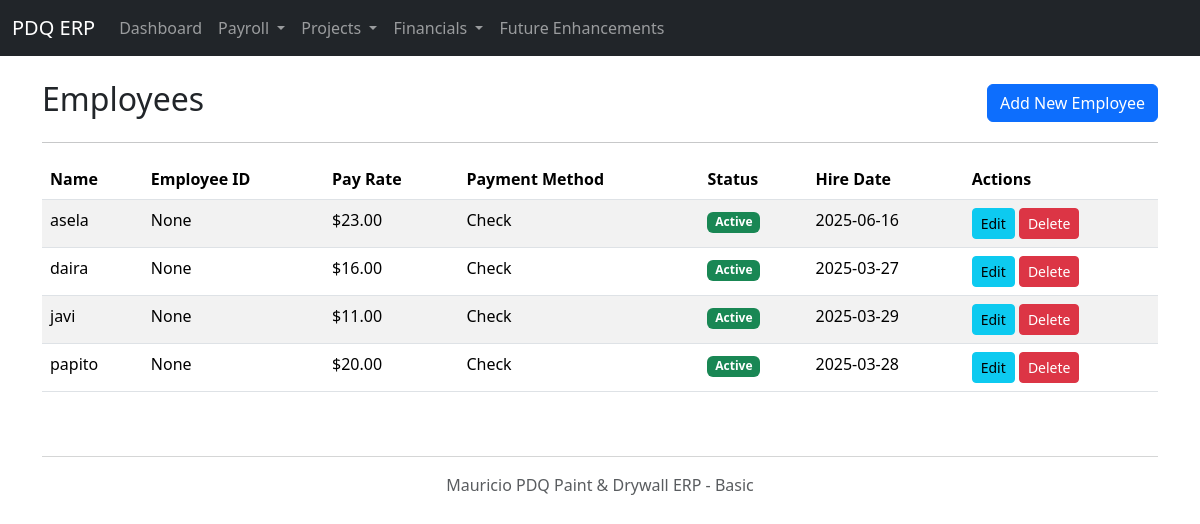
Page /employees on the earlier database version.
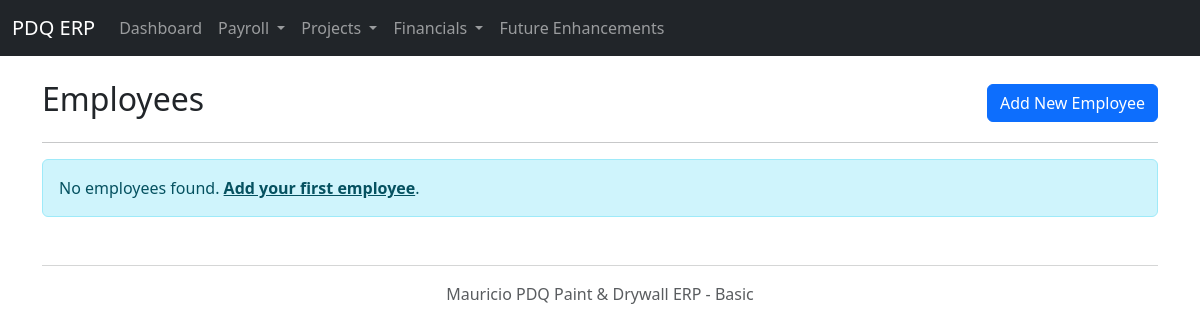
Same page on the later database version.
### models.py (models this page shows, shortened)
class Employee(db.Model):
    id = db.Column(db.Integer, primary_key=True)
    name = db.Column(db.String(100), nullable=False)
    employee_id_str = db.Column(db.String(20), unique=True)
    contact_details = db.Column(db.Text)
    pay_rate = db.Column(db.Float, nullable=False)
    payment_method_preference = db.Column(db.Enum(PaymentMethod))
    is_active = db.Column(db.Boolean, default=True)
    hire_date = db.Column(db.Date)

### app.py (the view)
@app.route('/employees')
def employees():
    all_employees = Employee.query.order_by(Employee.name).all()
    return render_template('employees.html', employees=all_employees)

### templates/employees.html (shortened to what this page needs)
{% extends "layout.html" %}
{% block content %}
<div class="d-flex justify-content-between align-items-center mb-3">
    <h2>Employees</h2>
    <a href="{{ url_for('add_employee') }}" class="btn btn-primary">Add New Employee</a>
</div>
<hr>
{% if employees %}
<div class="table-responsive">
    <table class="table table-striped table-hover">
        <thead>
            <tr>
                <th>Name</th>
                <th>Employee ID</th>
                <th>Pay Rate</th>
                <th>Payment Method</th>
                <th>Status</th>
                <th>Hire Date</th>
                <th>Actions</th>
            </tr>
        </thead>
        <tbody>
            {% for employee in employees %}
            <tr>
                <td>{{ employee.name }}</td>
                <td>{{ employee.employee_id_str }}</td>
                <td>${{ "%.2f"|format(employee.pay_rate) }}</td>
                <td>{{ employee.payment_method_preference.value if employee.payment_method_preference else "Not set" }}</td>
                <td>
                    <span class="badge bg-{{ 'success' if employee.is_active else 'danger' }}">
                        {{ "Active" if employee.is_active else "Inactive" }}
                    </span>
                </td>
                <td>{{ employee.hire_date.strftime('%Y-%m-%d') if employee.hire_date else "Not set" }}</td>
                <td>
                    <a href="{{ url_for('edit_employee', id=employee.id) }}" class="btn btn-sm btn-info">Edit</a>
                    <button type="button" class="btn btn-sm btn-danger" data-bs-toggle="modal" data-bs-target="#deleteModal{{ employee.id }}">
                        Delete
                    </button>
                </td>
            </tr>
            {% endfor %}
        </tbody>
    </table>
</div>
{% else %}
<div class="alert alert-info">
    No employees found. <a href="{{ url_for('add_employee') }}" class="alert-link">Add your first employee</a>.
</div>
{% endif %}
{% endblock %}

Differences in the rows shown:
removed Employee: name "asela", employee_id_str "None", pay_rate "23.00", payment_method_preference "Check", is_active "Active", hire_date "2025-06-16"
removed Employee: name "daira", employee_id_str "None", pay_rate "16.00", payment_method_preference "Check", is_active "Active", hire_date "2025-03-27"
removed Employee: name "javi", employee_id_str "None", pay_rate "11.00", payment_method_preference "Check", is_active "Active", hire_date "2025-03-29"
removed Employee: name "papito", employee_id_str "None", pay_rate "20.00", payment_method_preference "Check", is_active "Active", hire_date "2025-03-28"
Other differences:
text no longer shown: "Name Employee ID Pay Rate Payment Method Status Hire Date Actions"
text now shown: "No employees found. Add your first employee ."
